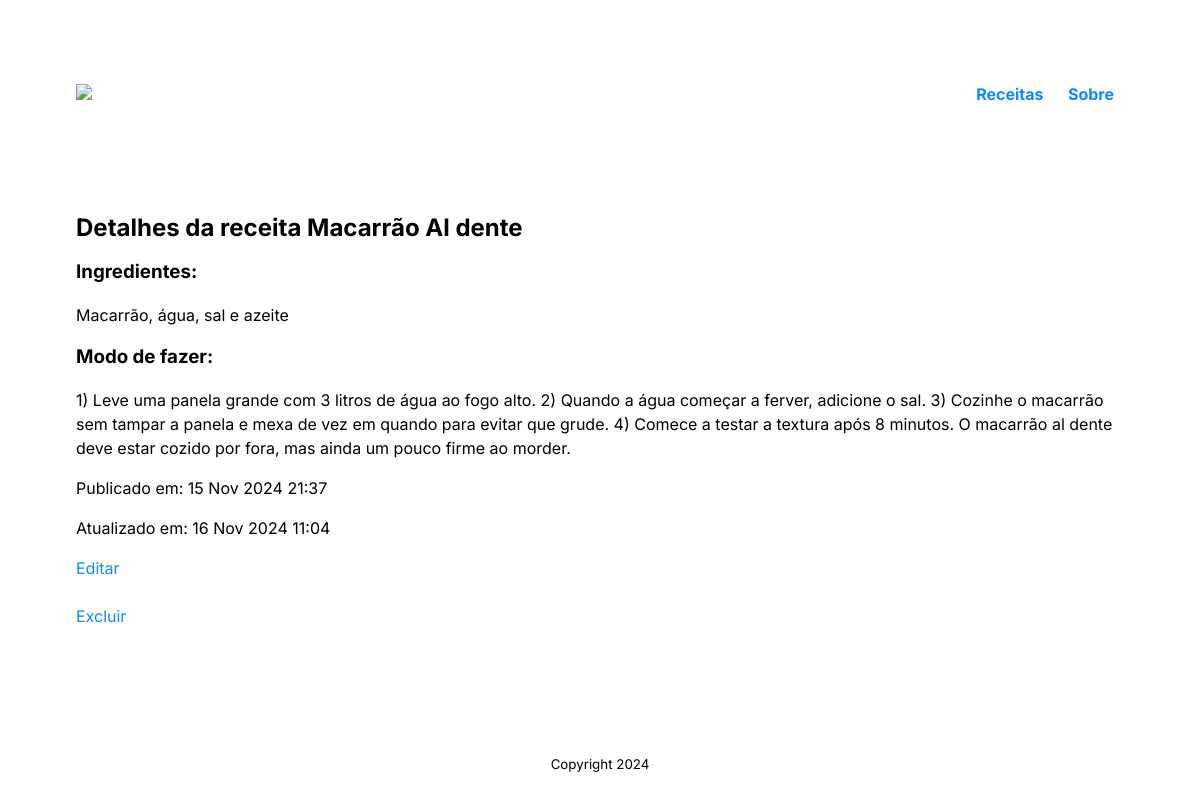
The page /posts/7/ on the database its author committed.
### posts/models.py (models this page shows, shortened)
class Receita(models.Model):
    title = models.CharField(max_length=200)
    ingred = models.TextField(max_length=500, default='erro')
    mdf = models.TextField(max_length=1000, default = 'erro')
    created_at = models.DateTimeField(auto_now_add=True)
    updated_at = models.DateTimeField(auto_now=True)

### posts/views.py (the view)
# urls.py: path('<int:post_id>/', views.detail_post, name='detail'),
def detail_post(request, post_id):
    post = get_object_or_404(Receita, pk=post_id)
    context = {'post': post}
    return render(request, 'posts/detail.html', context)

### posts/templates/posts/detail.html (shortened to what this page needs)
{% extends 'base.html' %}  {% block content %}
    <h2>Detalhes da receita {{ post.title }}</h2>
    <section class="dados-da-receita">
        <h3>Ingredientes:</h3> {{ post.ingred }}
        <h3>Modo de fazer:</h3> {{ post.mdf }}
        <p>Publicado em: {{ post.created_at|date:"d M Y H:i" }}</p>
        <p>Atualizado em: {{ post.updated_at|date:"d M Y H:i" }}</p>
        <a href="{% url 'posts:update' post.id %}">Editar</a> </br></br>
        <a href="{% url 'posts:delete' post.id %}">Excluir</a>
    </section>
    {% endblock content %}

### static/style.css (style rules this page uses)
:root { --primary-color: #000000; --secondary-color: #118bee; --tertiary-color: #f44d27; --secondary-color-light: #30b2ff; --tertiary-color-light: #ff6d28; --bg-color: #fff; --secondary-bg-color: #e9e9e9; --color-shadow: #f4f4f4; font-family: Inter, sans-serif; font-size: 16px; line-height: 1.5em; }
* { box-sizing: border-box; }
html, body, #root { height: 100%; }
body, #root { display: flex; flex-direction: column; }
a { color: var(--secondary-color); text-decoration: none; }

### rows shown on the page
Receita: title "Macarrão Al dente", ingred "Macarrão, água, sal e azeite", mdf "1) Leve uma panela grande com 3 litros de água ao fogo alto. 2) Quando a água começar a ferver, adicione o sal. 3) Cozinhe o macarrão sem tampar a panela e mexa de vez em quando para evitar que grude. 4) Comece a testar a textura após 8 minutos. O macarrão al dente deve estar cozido por fora, mas ainda um pouco firme ao morder.", created_at "15 Nov 2024 21:37", updated_at "16 Nov 2024 11:04"
